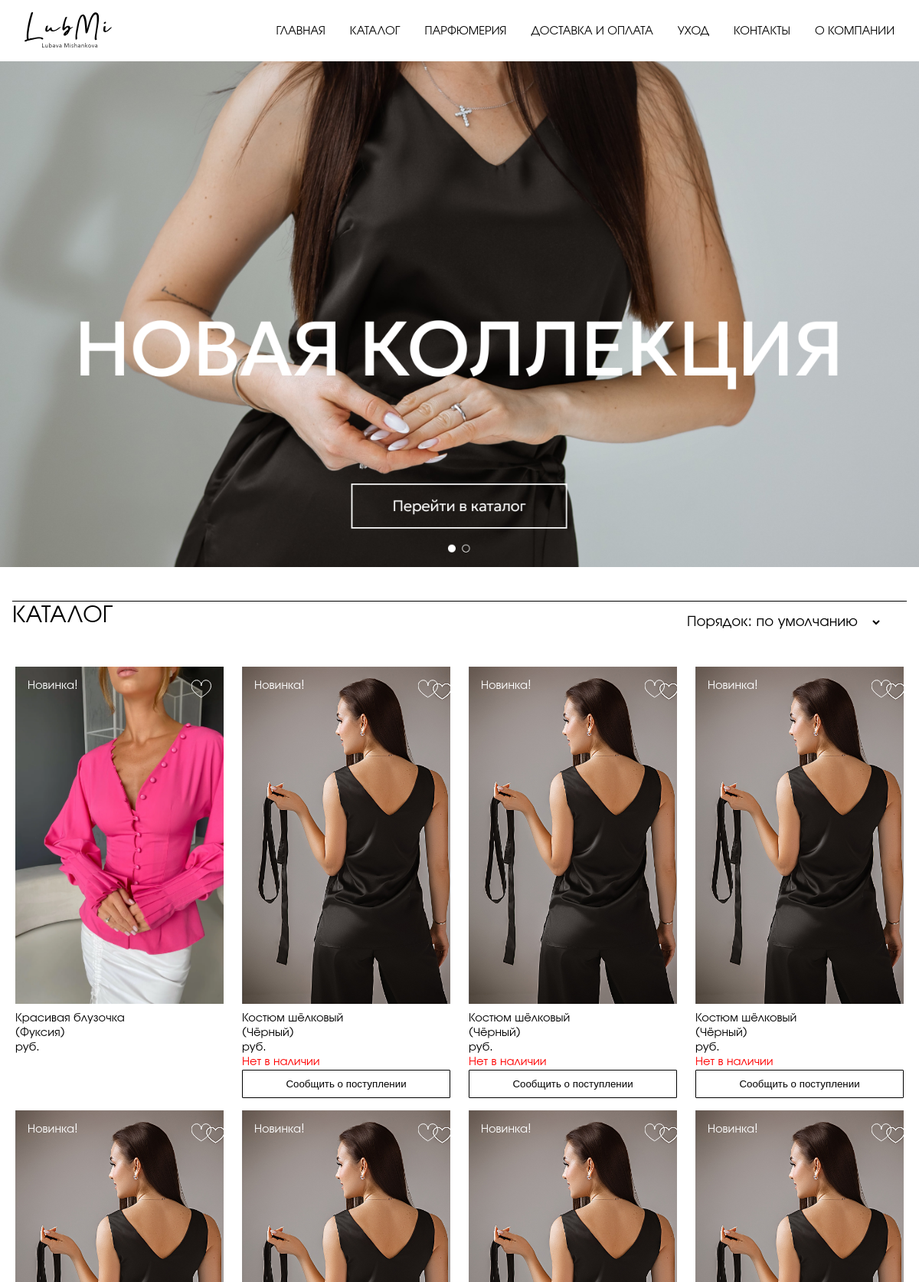
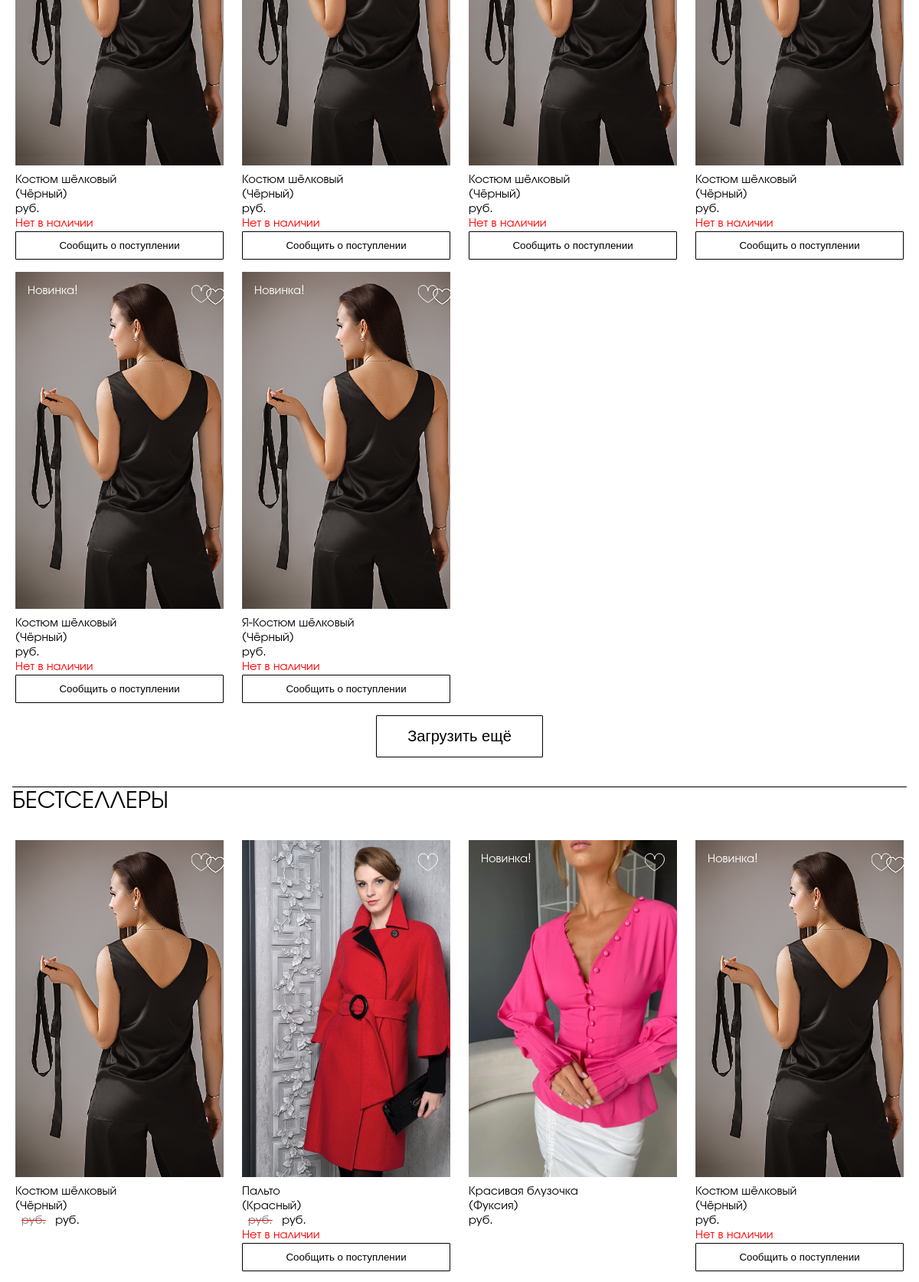
The page /lms/ (upper part) on the database its author committed (2 pictures, top to bottom).
### lms/models.py (models this page shows, shortened)
class DbItem(models.Model):
    created_at = models.DateTimeField(auto_now_add=True)
    updated_at = models.DateTimeField(auto_now=True)
    class Meta:
        abstract: bool = True

class Product(DbItem):
    article = models.CharField(primary_key=True, max_length=100)                                            # внутренний артикул
    title = models.CharField(max_length=500)                                                                # название
    description = models.TextField(null=True, blank=True)                                                   # описание
    color = models.CharField(max_length=250, null=True, blank=True)                                         # цвет
    actual_price = MoneyField(max_digits=14, decimal_places=2, default_currency='RUR')                      # цена
    old_price = MoneyField(max_digits=14, decimal_places=2, default_currency='RUR', null=True, blank=True)  # старая цена (до акции), null -- нет акции
    sales_quantity = models.BigIntegerField(default=0)                                                      # количество продаж
    published_at = models.DateTimeField(null=True, blank=True, default=timezone.now)                        # время публикации(опубликован, если published_at < now())
    slug = models.SlugField(unique=True, max_length=200)                                                    # слаг
    categories = models.ManyToManyField(Category, related_name="products")                                  # категории
    class PublishedManager(models.Manager):
        def get_queryset(self):
            return super().get_queryset().exclude(published_at=None).filter(published_at__lte=timezone.now())
    class BestsellersManager(PublishedManager):
        def get_queryset(self):
            return super().get_queryset().order_by('-sales_quantity')
    objects = models.Manager()
    published = PublishedManager()
    bestsellers = BestsellersManager()
    images: QuerySet                                                                            # -- Just for IDE syntax analyzer --
    sizes: QuerySet
    attributes: QuerySet
    orders: QuerySet
    class Meta:
        ordering = ["published_at"]
        indexes = [models.Index(fields=["title"])]
    @property
    def primary_image(self):
        query = self.images.filter(primary=True)
        return query.first() if query.exists() else None
    @property
    def in_stock(self):
        return self.sizes.filter(quantity__gt=0).exists()
    @property
    def novelty(self):
        return (datetime.now().date() - self.published_at.date()).days < 30 if self.published_at else False

class Image(DbItem):
    primary = models.BooleanField()                                                             # основное изображение?
    image = models.ImageField(upload_to='products/%Y/%m/%d')                                    # картинка
    product = models.ForeignKey(Product, related_name="images", on_delete=models.CASCADE)       # товар
    class PrimariesManager(models.Manager):
        def get_queryset(self):
            return super().get_queryset().filter(primary=True)
    objects = models.Manager()
    primaries = PrimariesManager()

### lms/views.py (the view, shortened to what this page needs)
# urls.py: path('', IndexView.as_view(), name='index'),
class IndexView(View):
    page_size = 10
    default_order = 'novelties-first'
    ordering = {
        default_order: ("Порядок: по умолчанию", lambda q: q.order_by('-published_at')),
        'price-asc': ("Цена: по возрастанию", lambda q: q.order_by('actual_price')),
        'price-dsc': ("Цена: по убыванию", lambda q: q.order_by('-actual_price')),
        'title-asc': ("Название: А-Я", lambda q: q.order_by('title')),
        'title-dsc': ("Название: Я-А", lambda q: q.order_by('-title')),
    }
    @staticmethod
    def get(request, *_, **__):
        page = request.GET.get('page')
        order = request.GET.get('order')
        order = order if order in IndexView.ordering else IndexView.default_order
        products = IndexView.ordering[order][1](Product.published.all())
        bestsellers = Product.bestsellers.all()
        pd_pgn = Paginator(products, IndexView.page_size)
        bs_pgn = Paginator(bestsellers, IndexView.page_size)
        favorites = CustomerInfo(request).favorites
        if not page:
            return render(request, 'lms/index.html', {
                'page_title': "Главная",
                'products': pd_pgn.page(1),
                'bestsellers': bs_pgn.page(1),
                'product_pages': pd_pgn.num_pages,
                'bestseller_pages': bs_pgn.num_pages,
                'order': order,
                'order_variants': {order_value: order_item[0] for order_value, order_item in IndexView.ordering.items()},
                'favorites': favorites,
                'scui_form': ShortCustomerInfoForm(),
            })

### lms/forms.py
class ShortCustomerInfoForm(forms.ModelForm):
    id = 'scui-form'
    title = 'Сообщить о поступлении товара'
    description = 'Выберите удобный способ для оповещения о повторном наличии данного товара'
    confirmation = "Получить уведомление"
    class Meta:
        model = NotificationRequest
        fields = ['name', 'phone', 'email']
        labels = {
            "name": '',
            "phone": '',
            "email": '',
        }
        widgets = {
            'name': forms.TextInput(attrs={'id': 'scui-name', 'placeholder': 'Укажите, как к Вам обращаться'}),
            'phone': forms.TextInput(attrs={'id': 'scui-phone', 'placeholder': 'Введите Ваш номер телефона', 'pattern': """^((8|\+7)[\- ]?)?(\(?\d{3}\)?[\- ]?)?[\d\- ]{7,10}$"""}),
            'email': forms.EmailInput(attrs={'id': 'scui-email', 'placeholder': 'Введите Ваш email'}),
        }

### customerinfo/customerinfo.py (called while the page is built)
    def _get_or_create_item(self, key, builder, save=False):
        try:
            result = self._info[key]
        except KeyError:
            result = self._info[key] = builder()
            if save:
                self.save()
        return result

    def _get_or_create_favorites(self):
        return self._get_or_create_item("favorites", list)

    @property
    def favorites(self):
        return set(self._get_or_create_favorites())

### lms/templates/lms/index.html (shortened to what this page needs)
{% extends "lms/std_page.html" %}
{% load static %}
{% load custom_tags %}
{% block page_header %}
{% include "lms/include/ad-block.html" with static_image="img/bkg-001.jpg" %}
{% endblock %}
{% block page_content %}
{% include "lms/include/catalogue-type-A.html" with title="Каталог" pages=product_pages kind="pd" variants=order_variants selector_id="order-selector" %}
{% include "lms/include/catalogue-type-A.html" with products=bestsellers title="Бестселлеры" pages=bestseller_pages kind="bs" %}
{% endblock %}

### lms/templates/lms/include/product-list-type-A.html
{% for product in products %}
<div>
{% include "lms/include/product-card-type-A.html" with standalone=True %}
</div>
{% endfor %}

### lms/templates/lms/include/product-card-type-A.html
{% load thumbnail %}
<figure>
  {% with product.primary_image as img %}
  {% if img %}
  {% if standalone %}
  <div class="p-card-a"
       style="background-image: url('{% thumbnail img.image 220x0 %}');"
       onclick="if(event.eventPhase==event.AT_TARGET) show_product_details('{% url 'lms:product_details' slug=product.slug %}');">
  {% else %}
  <div class="p-card-a not-standalone"
       style="background-image: url('{% thumbnail img.image 220x0 %}');">
  {% endif%}
    {% if product.novelty %}
    <label class="white">Новинка!</label>
    {% endif %}
    {% if product.article in favorites %}
    {% include "lms/include/heart.html" with checked="checked" %}
    {% else %}
    {% include "lms/include/heart.html" with checked="unchecked" %}
    {% endif %}
  </div>
  {% else %}
  <div class="p-card-a">
    <h3>Изображение отсутствует</h3>
  </div>
  {% endif %}
  {% endwith %}
  {% if standalone %}
  <figcaption>
  {% include "lms/include/product-description.html" %}
  </figcaption>
  {% endif %}
</figure>

### lms/templates/lms/include/heart.html (shortened to what this page needs)
<label class="heart">
</label>

### lms/templates/lms/include/product-description.html (shortened to what this page needs)
{% if standalone %}
{{product.title}}<br/>
({{product.color|default:"цвет не указан"}})<br/>
{% if product.old_price %}<span class="old_price">{{product.old_price.amount}} руб.</span>{% endif %}{{product.actual_price.amount}} руб.<br/>
{% if not product.in_stock %}<span class="red">Нет в наличии<br/></span><button class="w-100" onclick="notify_delivery('{{product.article}}')">Сообщить о поступлении</button>{% endif %}
{% endif %}

### lms/static/css/lms.css (style rules this page uses)
:root { --LeadingHeight: 3rem; --FooterHeight: 3rem; --DefPadding: 1em; --Fonts: 'URW Gothic', helvetica, sans-serif; --ZixContent: 10; --ZixLeading: 20; --ZixPanels: 30; --ZixTop: 40; --CatItemWidth: 17rem; --HeartSize: 1.6rem; --Gap: var(--DefPadding); }
* { outline: 0; }
body, aside, .content, .leading { margin: 0; padding: 0; font-family: var(--Fonts); }
.catalogue > * { display: flex; flex-flow: column; place-items: center; }
.catalogue > * > * { max-width: calc(var(--CatItemWidth)); min-width: calc(var(--CatItemWidth)); }
figure { margin: 0; }
figcaption { margin-top: 10px; }
.p-card-a { display: flex; flex-flow: row; background-size: cover; background-repeat: no-repeat; max-height: calc(var(--CatItemWidth) * 1.5); min-height: calc(var(--CatItemWidth) * 1.5); padding: var(--DefPadding) }
.heart { margin-left: auto; max-height: calc(1.2 * var(--HeartSize)); }
.old_price { text-decoration: line-through red; color: gray; margin-right: 0.5rem; margin-left: 0.5rem; }
.white { color: white; }
.red { color: red; }
.w-100 { width: 100%; }
button, input[type="submit"] { border: solid black thin; border-radius: 1px; color: black; background: none; box-shadow: none; padding: calc(0.75 * var(--DefPadding)) calc(2 * var(--DefPadding)); cursor: pointer; text-decoration: none; }

### rows shown on the page
Product: image (picture), shows "Новинка!", title "Красивая блузочка", color "Фуксия"
Product: image (picture), shows "Новинка!", title "Костюм шёлковый", color "Чёрный"
Product: image (picture), shows "Новинка!", title "Костюм шёлковый", color "Чёрный"
Product: image (picture), shows "Новинка!", title "Костюм шёлковый", color "Чёрный"
Product: image (picture), shows "Новинка!", title "Костюм шёлковый", color "Чёрный"
Product: image (picture), shows "Новинка!", title "Костюм шёлковый", color "Чёрный"
Product: image (picture), shows "Новинка!", title "Костюм шёлковый", color "Чёрный"
Product: image (picture), shows "Новинка!", title "Костюм шёлковый", color "Чёрный"
Product: image (picture), shows "Новинка!", title "Костюм шёлковый", color "Чёрный"
Product: image (picture), shows "Новинка!", title "Я-Костюм шёлковый", color "Чёрный"
Product: image (picture), title "Костюм шёлковый", color "Чёрный"
Product: image (picture), title "Пальто", color "Красный"

### other values the page prints
{{ title }} "КАТАЛОГ"
{{ title }} "БЕСТСЕЛЛЕРЫ"
form field value "Порядок: по умолчанию"
